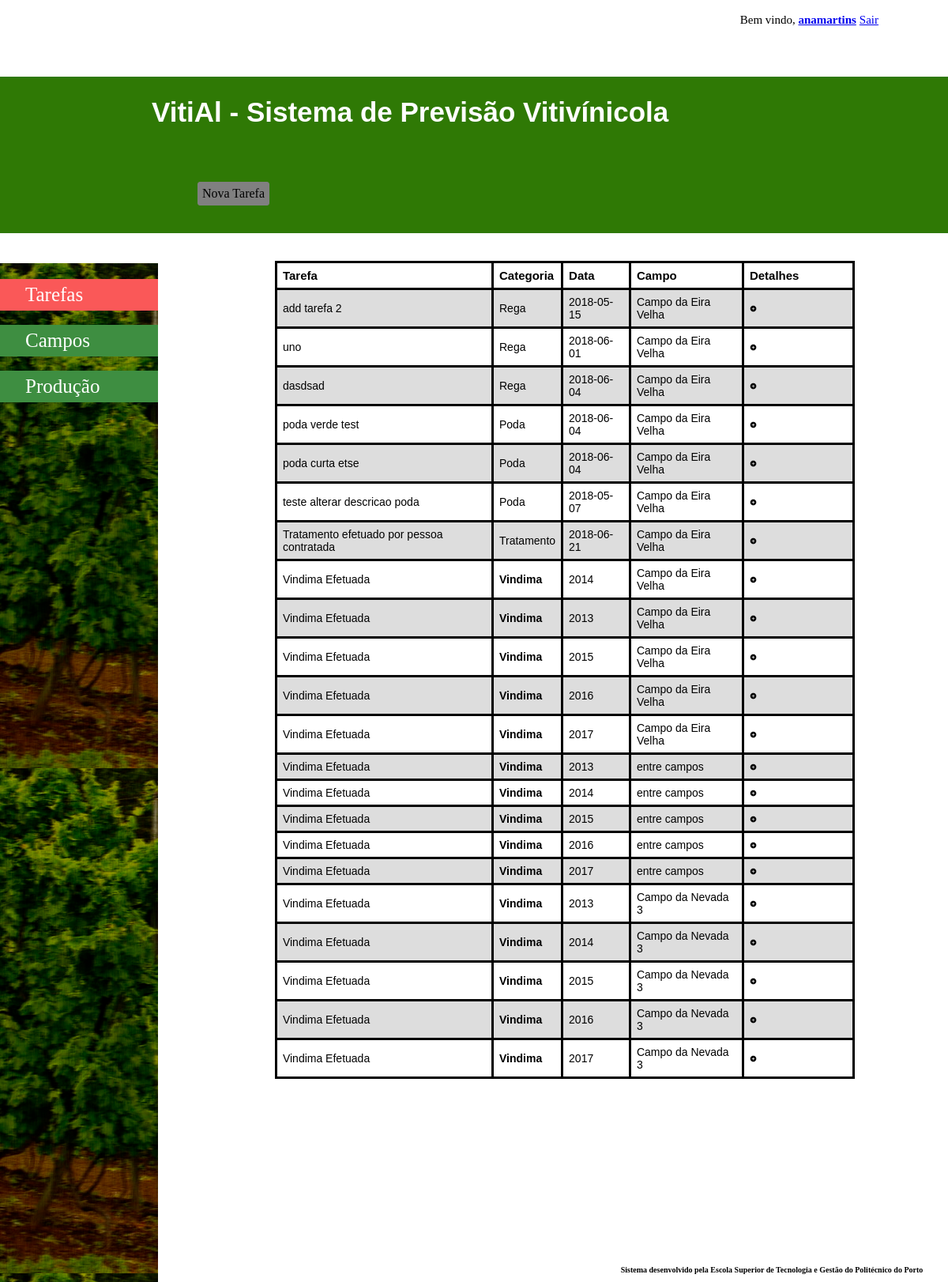
/Application/User/homePageUser.php (signed in), run on the app's committed database.
### tables this page shows
CREATE TABLE `regacampo` (
  `idregacampo` int(11) NOT NULL,
  `idcampo` int(11) NOT NULL,
  `idquinta` int(11) NOT NULL,
  `idrega` int(11) NOT NULL,
  `data` date NOT NULL,
  `descricao` text NOT NULL
);

CREATE TABLE `campo` (
  `id` int(11) NOT NULL,
  `nome` varchar(4000) DEFAULT NULL,
  `localizacao` text NOT NULL,
  `area` float DEFAULT NULL,
  `numero_linhas` int(11) DEFAULT NULL,
  `orientacao` varchar(4000) DEFAULT NULL,
  `quinta_id` int(11) NOT NULL,
  `utilizador_id` int(11) NOT NULL
);

CREATE TABLE `podacampo` (
  `idpodacampo` int(11) NOT NULL,
  `idpoda` int(11) NOT NULL,
  `idcampo` int(11) NOT NULL,
  `idquinta` int(11) NOT NULL,
  `data` date NOT NULL,
  `descricao` text NOT NULL
);

CREATE TABLE `tratamentocampo` (
  `idtratamentocampo` int(11) NOT NULL,
  `idcampo` int(11) NOT NULL,
  `idquinta` int(11) NOT NULL,
  `idtratamento` int(11) NOT NULL,
  `data` date NOT NULL,
  `descricao` text NOT NULL
);

CREATE TABLE `vindimacampo` (
  `id` int(11) NOT NULL,
  `idcampo` int(11) NOT NULL,
  `idquinta` int(11) NOT NULL,
  `quantidade` float NOT NULL,
  `ano` year(4) NOT NULL,
  `descricao` text NOT NULL
);

### Application/User/homePageUser.php (the view, shortened to what the rows shown need)
<?php
require_once (Conf::getApplicationDatabasePath() . 'MyDataAccessPDO.php');
require_once (Conf::getApplicationManagerPath() . 'CampoManager.php');
require_once (Conf::getApplicationManagerPath() . 'PodaCampoManager.php');
require_once (Conf::getApplicationManagerPath() . 'RegaCampoManager.php');
require_once (Conf::getApplicationManagerPath() . 'AduboCampoManager.php');
require_once (Conf::getApplicationManagerPath() . 'TratamentoCampoManager.php');
require_once (Conf::getApplicationManagerPath() . 'VindimaCampoManager.php');
if (isset($_SESSION['login'])) {
    $regaCampoManager = new RegaCampoManager();
    $campoManager = new CampoManager();
    $podaCampoManager = new PodaCampoManager();
    $aduboCampoManager = new AduboCampoManager();
    $tratamentoCampoManager = new TratamentoCampoManager();
    $vindimaCampoManager = new VindimaCampoManager();
    ?>
    <!DOCTYPE html>
    <html>
        <head>
            <link rel="stylesheet" type="text/css" href="../CSS/styleHomePageUser.css">
        </head>
        <body onload="start()">
            <h1><a href="homePageUser.php">VitiAl - Sistema de Previsão Vitivínicola</a></h1>
            <div class = "conteudo" id="conteudo">
                <?php
                if (filter_has_var(INPUT_GET, 'campoid')) {
                    $campoid = filter_input(INPUT_GET, 'campoid');
                    $regas = $regaCampoManager->getRegaCampoByIdCampo($campoid);
                    $podas = $podaCampoManager->getPodaCampoByIdCampo($campoid);
                    $adubos = $aduboCampoManager->getAduboCampoByIdCampo($campoid);
                    $tratamentos = $tratamentoCampoManager->getTratamentoCampoByIdCampo($campoid);
                    $vindimas = $vindimaCampoManager->getVindimaCampoByIdCampo($campoid);
                    if (count($adubos) > 0 || count($podas) > 0 || count($regas) > 0 || count($tratamentos) > 0 || count($vindimas) > 0) {
                        ?>
                        <h2>Tarefas do campo nº<?php echo $campoid; ?></h2>
                        <a href="addTarefa.php" id="novaTarefa" role="button">Nova Tarefa</a>
                        <table>
                            <tr>
                                <th>Tarefa</th>
                                <th>Categoria</th>
                                <th>Data</th>
                                <th>Campo</th>
                                <th>Detalhes</th>
                            </tr>
                        <?php } else { ?>
                            <h2>Este campo não tem tarefas adicionadas...</h2>
                            <?php
                        }
                        if ($regas > 0) {
                            foreach ($regas as $r) {
                                ?>
                                <tr>
                                    <?php
                                    $campo = $campoManager->getCampoById($campoid);
                                    foreach ($campo as $c) {
                                        if ($c['id'] == $r['idcampo']) {
                                            ?>
                                            <td><?php echo $r['descricao'] ?></td>
                                            <td>Rega</td>
                                            <td><?php echo $r['data'] ?></td>
                                            <td><?php echo $c['nome'] ?></td>
                                            <td><a href="detalhesTarefa.php?tarefaRegaCampo=<?php echo $r['idregacampo'] ?>"><img src="../Images/see-more-1.png" width="7%"></a></td>
                                            <?php
                                        }
                                    }
                                    ?>
                                </tr>
                                <?php
                            }
                        }
                        if ($podas > 0) {
                            foreach ($podas as $p) {
                                ?>
                                <tr>
                                    <?php
                                    $campo = $campoManager->getCampoById($campoid);
                                    foreach ($campo as $c) {
                                        if ($c['id'] == $p['idcampo']) {
                                            ?>
                                            <td><?php echo $p['descricao'] ?></td>
                                            <td>Poda</td>
                                            <td><?php echo $p['data'] ?></td>
                                            <td><?php echo $c['nome'] ?></td>
                                            <td><a href="detalhesTarefa.php?tarefaPodaCampo=<?php echo $p['idpodacampo'] ?>"><img src="../Images/see-more-1.png" width="7%"></a></td>
                                            <?php
                                        }
                                    }
                                    ?>
                                </tr>
                                <?php
                            }
                        }
                        if ($adubos > 0) {
                            foreach ($adubos as $a) {
                                ?>
                                <tr>
                                    <?php
                                    $campo = $campoManager->getCampoById($campoid);
                                    foreach ($campo as $c) {
                                        if ($c['id'] == $a['idcampo']) {
                                            ?>
                                            <td><?php echo $a['descricao'] ?></td>
                                            <td>Adubação</td>
                                            <td><?php echo $a['data'] ?></td>
                                            <td><?php echo $c['nome'] ?></td>
                                            <td><a href="detalhesTarefa.php?tarefaAduboCampo=<?php echo $a['idadubocampo'] ?>"><img src="../Images/see-more-1.png" width="7%"></a></td>
                                            <?php
                                        }
                                    }
                                    ?>
                                </tr>
                                <?php
                            }
                        }
                        if ($tratamentos > 0) {
                            foreach ($tratamentos as $t) {
                                ?>
                                <tr>
                                    <?php
                                    $campo = $campoManager->getCampoById($campoid);
                                    foreach ($campo as $c) {
                                        if ($c['id'] == $t['idcampo']) {
                                            ?>
                                            <td><?php echo $t['descricao'] ?></td>
                                            <td>Tratamento</td>
                                            <td><?php echo $t['data'] ?></td>
                                            <td><?php echo $c['nome'] ?></td>
                                            <td><a href="detalhesTarefa.php?tarefaTratamentoCampo=<?php echo $t['idtratamentocampo'] ?>"><img src="../Images/see-more-1.png" width="7%"></a></td>
                                            <?php
                                        }
                                    }
                                    ?>
                                </tr>
                                <?php
                            }
                        } else {
                            ?>
                            <h3>Este campo não tem tarefas adicionadas...</h3>
                        <?php }
                        ?>
                    </table>
                    <?php
                } else {
                    $regas = $regaCampoManager->getRegasCampos();
                    $podas = $podaCampoManager->getPodaCampos();
                    $adubos = $aduboCampoManager->getAduboCampos();
                    $tratamentos = $tratamentoCampoManager->getTratamentosCampos();
                    $vindimas = $vindimaCampoManager->getVindimaCampos();
                    if (count($adubos) > 0 || count($podas) > 0 || count($regas) > 0 || count($tratamentos) > 0 || count($vindimas) > 0) {
                        ?>
                        <h2>Minhas Tarefas</h2>
                        <table>
                            <tr>
                                <th>Tarefa</th>
                                <th>Categoria</th>
                                <th>Data</th>
                                <th>Campo</th>
                                <th>Detalhes</th>
                            </tr>
                        <?php } else { ?>
                            <h2>Ainda não tem tarefas adicionadas..</h2>
                            <?php
                        }
                        if ($regas > 0) {
                            foreach ($regas as $r) {
                                ?>
                                <tr>
                                    <?php
                                    $campo = $campoManager->getCampoById($r['idcampo']);
                                    foreach ($campo as $c) {
                                        if ($c['id'] == $r['idcampo']) {
                                            ?>
                                            <td><?php echo $r['descricao'] ?></td>
                                            <td>Rega</td>
                                            <td><?php echo $r['data'] ?></td>
                                            <td><?php echo $c['nome'] ?></td>
                                            <td><a href="detalhesTarefa.php?tarefaRegaCampo=<?php echo $r['idregacampo'] ?>"><img src="../Images/see-more-1.png" width="7%"></a></td>
                                            <?php
                                        }
                                    }
                                    ?>
                                </tr>
                                <?php
                            }
                        }
                        if ($podas > 0) {
                            foreach ($podas as $p) {
                                ?>
                                <tr>
                                    <?php
                                    $campo = $campoManager->getCampoById($p['idcampo']);
                                    foreach ($campo as $c) {
                                        if ($c['id'] == $p['idcampo']) {
                                            ?>
                                            <td><?php echo $p['descricao'] ?></td>
                                            <td>Poda</td>
                                            <td><?php echo $p['data'] ?></td>
                                            <td><?php echo $c['nome'] ?></td>
                                            <td><a href="detalhesTarefa.php?tarefaPodaCampo=<?php echo $p['idpodacampo'] ?>"><img src="../Images/see-more-1.png" width="7%"></a></td>
                                            <?php
                                        }
                                    }
                                    ?>
                                </tr>
                                <?php
                            }
                        }
                                ?>
                                <?php
                        if ($tratamentos > 0) {
                            foreach ($tratamentos as $t) {
                                ?>
                                <tr>
                                    <?php
                                    $campo = $campoManager->getCampoById($t['idcampo']);
                                    foreach ($campo as $c) {
                                        if ($c['id'] == $t['idcampo']) {
                                            ?>
                                            <td><?php echo $t['descricao'] ?></td>
                                            <td>Tratamento</td>
                                            <td><?php echo $t['data'] ?></td>
                                            <td><?php echo $c['nome'] ?></td>
                                            <td><a href="detalhesTarefa.php?tarefaTratamentoCampo=<?php echo $t['idtratamentocampo'] ?>"><img src="../Images/see-more-1.png" width="7%"></a></td>
                                            <?php
                                        }
                                    }
                                    ?>
                                </tr>
                                <?php
                            }
                        }
                        if ($vindimas > 0) {
                            foreach ($vindimas as $v) {
                                ?>
                                <tr>
                                    <?php
                                    $campo = $campoManager->getCampoById($v['idcampo']);
                                    foreach ($campo as $c) {
                                        if ($c['id'] == $v['idcampo']) {
                                            ?>
                                            <td><?php echo $v['descricao'] ?></td>
                                            <td><strong>Vindima</strong></td>
                                            <td><?php echo $v['ano'] ?></td>
                                            <td><?php echo $c['nome'] ?></td>
                                            <td><a href="detalhesTarefa.php?tarefaVindimaCampo=<?php echo $v['id'] ?>"><img src="../Images/see-more-1.png" width="7%"></a></td>
                                            <?php
                                        }
                                    }
                                    ?>
                                </tr>
                                <?php
                            }
                        }
                        ?>
                    </table>
                </div>
    <?php } ?>
        </body>
    </html>
    <?php
} else {
    header("Location: ../../index.php");
}

### data on the page
regacampo: descricao "add tarefa 2", data "2018-05-15"
campo: nome "Campo da Eira Velha"
regacampo: descricao "uno", data "2018-06-01"
regacampo: descricao "dasdsad", data "2018-06-04"
podacampo: descricao "poda verde test", data "2018-06-04"
podacampo: descricao "poda curta etse", data "2018-06-04"
podacampo: descricao "teste alterar descricao poda", data "2018-05-07"
tratamentocampo: descricao "Tratamento efetuado por pessoa contratada", data "2018-06-21"
vindimacampo: descricao "Vindima Efetuada", ano "2014"
vindimacampo: descricao "Vindima Efetuada", ano "2013"
vindimacampo: descricao "Vindima Efetuada", ano "2015"
vindimacampo: descricao "Vindima Efetuada", ano "2016"
vindimacampo: descricao "Vindima Efetuada", ano "2017"
vindimacampo: descricao "Vindima Efetuada", ano "2013"
campo: nome "entre campos"
vindimacampo: descricao "Vindima Efetuada", ano "2014"
vindimacampo: descricao "Vindima Efetuada", ano "2015"
vindimacampo: descricao "Vindima Efetuada", ano "2016"
vindimacampo: descricao "Vindima Efetuada", ano "2017"
vindimacampo: descricao "Vindima Efetuada", ano "2013"
campo: nome "Campo da Nevada 3"
vindimacampo: descricao "Vindima Efetuada", ano "2014"
vindimacampo: descricao "Vindima Efetuada", ano "2015"
vindimacampo: descricao "Vindima Efetuada", ano "2016"
vindimacampo: descricao "Vindima Efetuada", ano "2017"

### other printed values
$_SESSION['login'] "anamartins"
